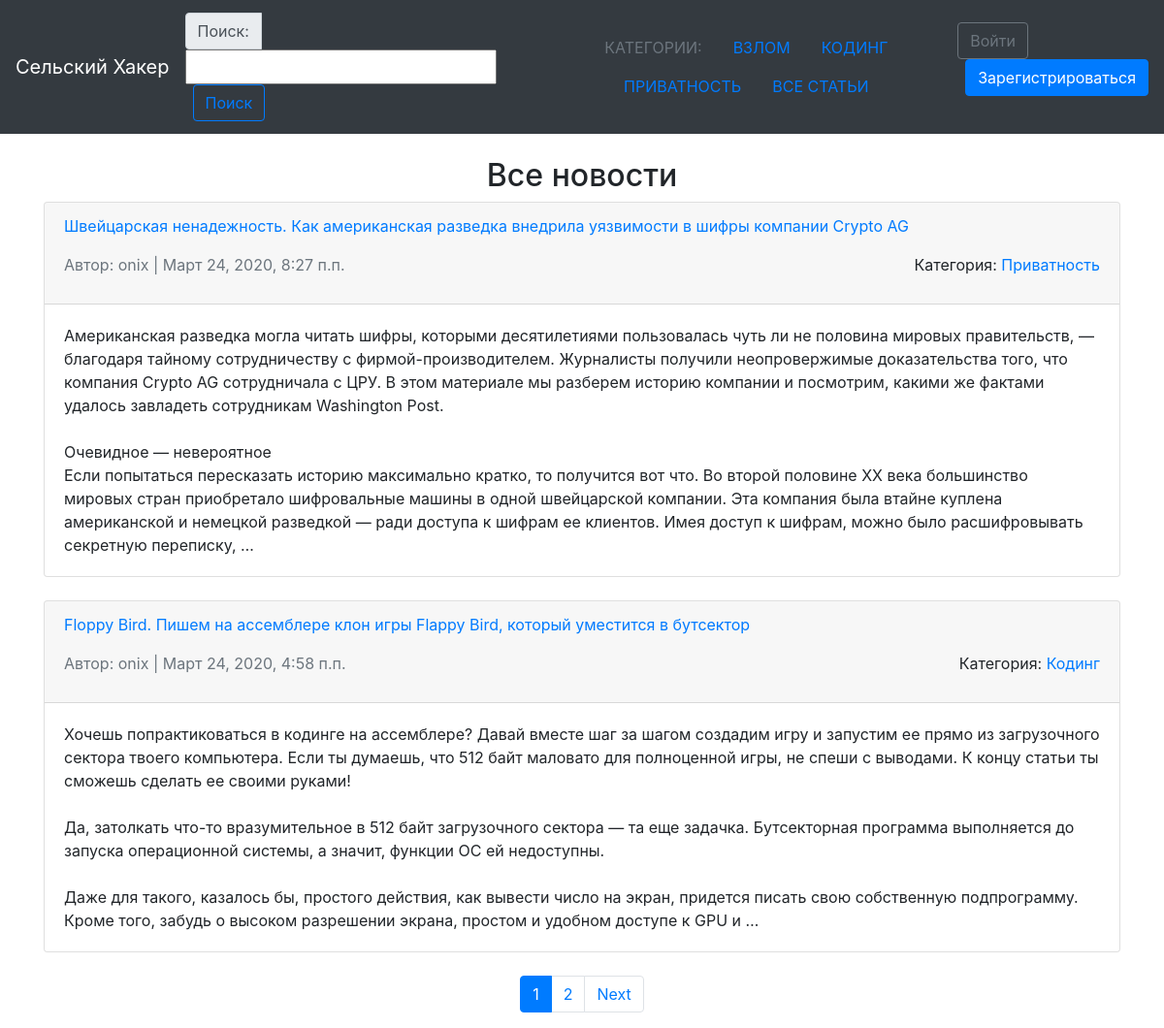
The page /articles/ on the database as committed earlier.
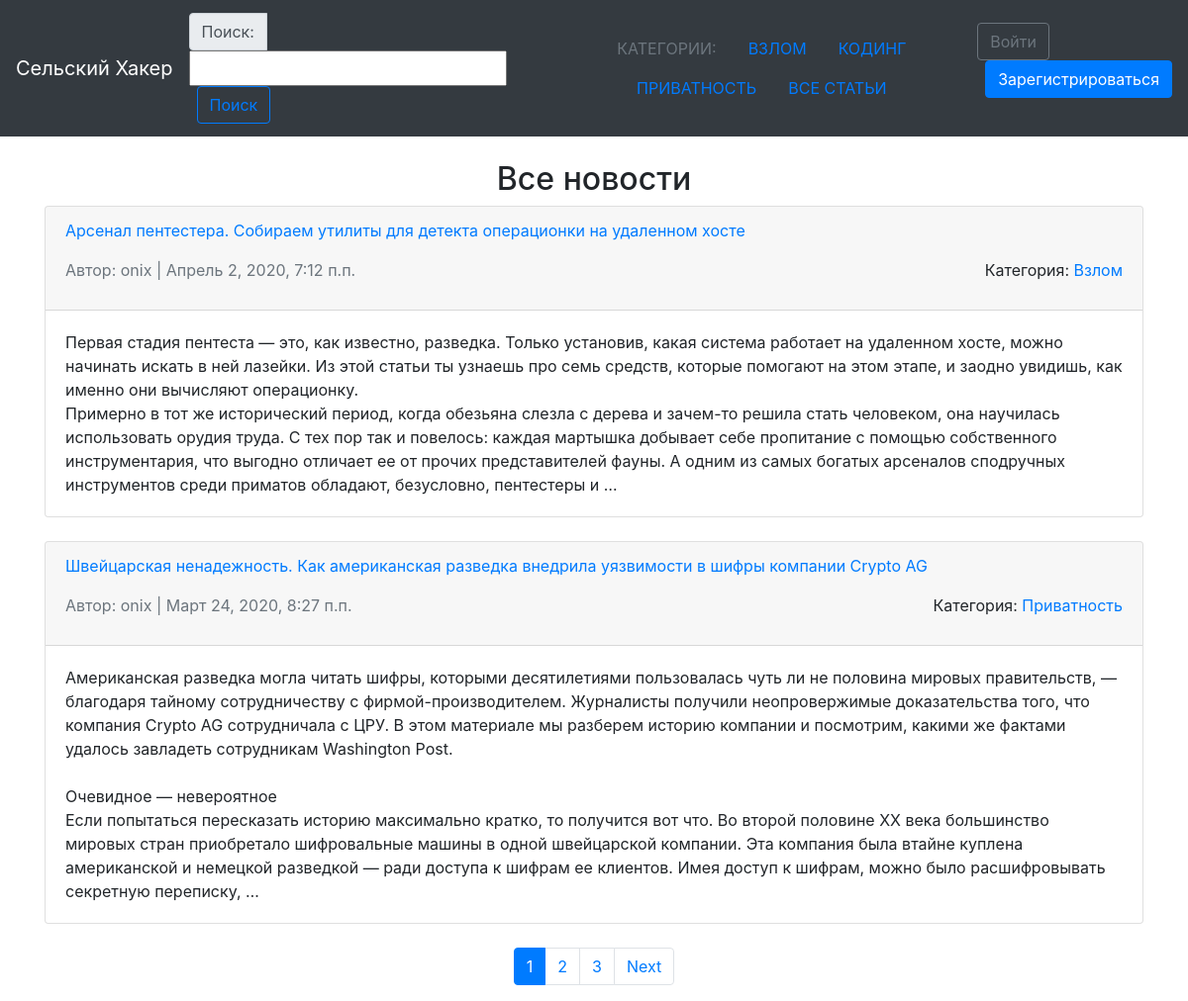
The same page on the database as committed later.
### articles/models.py (models this page shows, shortened)
class Category(models.Model):
	name = models.CharField(max_length=30, db_index=True, verbose_name='Название')
	class Meta:
		verbose_name = 'Категория'
		verbose_name_plural = 'Категории'

class Article(models.Model):
	title = models.CharField(max_length=250, verbose_name='Заголовок')
	body = models.TextField(verbose_name='Текст статьи')
	date = models.DateTimeField(auto_now_add=True)
	category = models.ForeignKey('Category', null=True, on_delete=models.PROTECT, verbose_name='Категория')
	author = models.ForeignKey(get_user_model(), on_delete=models.CASCADE, verbose_name='Автор')
	class Meta:
		ordering = ['-date']
		verbose_name = 'Статья'
		verbose_name_plural = 'Статьи'
	def get_body_short(self):
		return self.body if len(self.body)<100 else self.body[:100]+'...'
	get_body_short.short_description="Текст статьи"

### users/models.py (models this page shows)
class CustomUser(AbstractUser):
	age = models.PositiveIntegerField(null=True, blank=True)

### articles/views.py (the view)
# urls.py: path('', ArticleListView.as_view(), name='article_list'),
class ArticleListView(ListView):
	model = Article
	template_name = 'article_list.html'
	context_object_name = 'articles'
	paginate_by = 2

### articles/context_processors.py (called while the page is built)
def categories_and_search(request):
    return {'categories': Category.objects.only('name'),
            'search_form': SearchForm}

### articles/templatetags/filtersandtags.py (called while the page is built)
@register.inclusion_tag('tags/categories_list.html')
def categories_list(categories):
	return {'categories': categories}

### templates/article_list.html (shortened to what this page needs)
{% extends 'base.html' %}
{% block content %}
	<center><h2>Все новости</h2></center>
	{% for article in articles %}
	<div class="card">
		<div class="card-header">
			<p><span class="font-weight"><a href="{% url 'article_detail' article.pk %}">{{ article.title|truncatewords:20 }}</a></span></p>
			<p><span class="text-muted">Автор: {{ article.author }} | {{ article.date }}</span>
			<span class="float-right">Категория: <a href="{% url 'category_detail' article.category.pk %}">{{ article.category.name }}</a>
		</div>
		<div class="card-body">
			{{ article.body|linebreaksbr|truncatewords:100 }}
		</div>
	</div>
	<br>
	{% endfor %}
	{% if is_paginated %}
	<div class="d-flex justify-content-center">
		<nav aria-label="...">
			<ul class="pagination">
				{% for n in page_obj.paginator.page_range %}
					{% if page_obj.number == n %}
						<li class="page-item active" aria-current="page">
							<a class="page-link" href="?page={{ n }}">{{ n }}<span class="sr-only">(current)</span></a>
						</li>
					{% elif n > page_obj.number|add:-3 and n < page_obj.number|add:3 %}
						<li class="page-item">
							<a class="page-link" href="?page={{ n }}">{{ n }}</a>
						</li>
					{% endif %}
				{% endfor %}
				{% if page_obj.has_next %}
					<li class="page-item">
						<a class="page-link" href="?page={{ page_obj.next_page_number }}">Next</a>
					</li>
				{% endif %}
			</ul>
		</nav>
	</div>
	{% endif %}
{% endblock content %}

### templates/tags/categories_list.html
<ul class="nav justify-content-center">
	<li class="nav-item">
		<a class="nav-link disabled text-uppercase" href="#" tabindex="-1" aria-disabled="true">Категории:</a>
	</li>
	{% for category in categories %}
	<li class="nav-item text-uppercase">
		<a class="nav-link active" href="{% url 'category_detail' category.pk %}">{{ category.name }}</a>
	</li>
	{% endfor %}
	<li class="nav-item text-uppercase">
		<a class="nav-link active" href="{% url 'article_list' %}">Все Статьи</a>
	</li>
</ul>

Rows that differ between the two databases and show on the page:
no longer on this page (row unchanged): Article: title "Floppy Bird. Пишем на ассемблере клон игры Flappy Bird, который уместится в бутсектор", author "onix", date "Март 24, 2020, 4:58 п.п.", category.name "Кодинг", body "Хочешь попрактиковаться в кодинге на ассемблере? Давай вместе шаг за шагом создадим игру и запустим ее прямо из загрузочного сектора твоего компьютера. Если ты думаешь, что 512 байт маловато для полноценной игры, не спеши с выводами. К концу статьи ты сможешь сделать ее своими руками! Да, затолкать что-то вразумительное в 512 байт загрузочного сектора — та еще задачка. Бутсекторная программа выполняется до запуска операционной системы, а значит, функции ОС ей недоступны. Даже для такого, казалось бы, простого действия, как вывести число на экран, придется писать свою собственную подпрограмму. Кроме того, забудь о высоком разрешении экрана, простом и удобном доступе к GPU и …"
added Article: title "Арсенал пентестера. Собираем утилиты для детекта операционки на удаленном хосте", author "onix", date "Апрель 2, 2020, 7:12 п.п.", category.name "Взлом", body "Первая стадия пентеста — это, как известно, разведка. Только установив, какая система работает на удаленном хосте, можно начинать искать в ней лазейки. Из этой статьи ты узнаешь про семь средств, которые помогают на этом этапе, и заодно увидишь, как именно они вычисляют операционку. Примерно в тот же исторический период, когда обезьяна слезла с дерева и зачем-то решила стать человеком, она научилась использовать орудия труда. С тех пор так и повелось: каждая мартышка добывает себе пропитание с помощью собственного инструментария, что выгодно отличает ее от прочих представителей фауны. А одним из самых богатых арсеналов сподручных инструментов среди приматов обладают, безусловно, пентестеры…"
Other text that changed with them:
new list line: "3"
